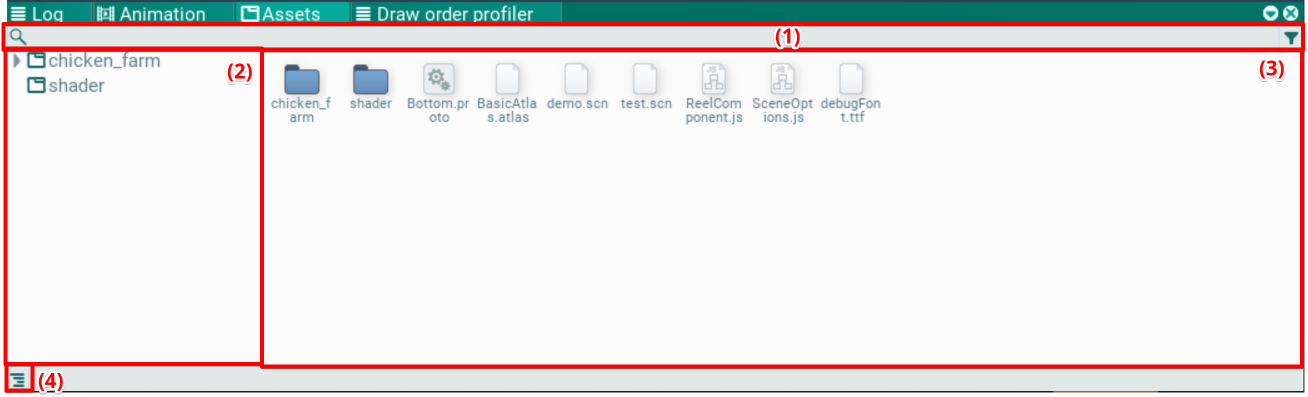
#> input picture Docs/en/Editor/Assets/assets.png, 2615 x 794 px (shown at 1/2 size); its folder holds only this picture in this run
$ python inventory_assets.py --assets ../../../../../Docs/en/Editor/Assets --output out
#> lines starting #> are read from the running program, lines starting #| are printed output that depends on the picture
"""
Inventory sliced UI assets before authoring ui_structure.json.

Outputs:
  - assets_inventory.json: relative paths, sizes, alpha bounds, duplicate
    basenames, Unity sprite borders, and simple usage hints.
  - assets_contact_sheet.png: all thumbnails with labels for visual picking.
  - assets_contact_sheet_usage_*.png: smaller sheets grouped by likely usage.

Usage:
    py -B inventory_assets.py --assets path/to/sprite_dir --output out/assets
"""

from __future__ import annotations

import argparse
import json
import re
import sys
from collections import defaultdict
from pathlib import Path
from typing import Any

from PIL import Image, ImageDraw, ImageFont


IMAGE_EXTS = {".png", ".jpg", ".jpeg"}


def find_font(size: int) -> ImageFont.FreeTypeFont:
    candidates = [
        "C:/Windows/Fonts/arialbd.ttf",
        "C:/Windows/Fonts/arial.ttf",
        "/usr/share/fonts/truetype/dejavu/DejaVuSans-Bold.ttf",
        "/System/Library/Fonts/Helvetica.ttc",
    ]
    for c in candidates:
        if Path(c).exists():
            try:
                return ImageFont.truetype(c, size)
            except Exception:
                continue
    return ImageFont.load_default()


def read_unity_sprite_border(path: Path) -> dict[str, int] | None:
    meta_path = Path(str(path) + ".meta")
    if not meta_path.exists():
        return None
    try:
        text = meta_path.read_text(encoding="utf-8")
    except OSError:
        return None
    match = re.search(
        r"spriteBorder:\s*\{x:\s*([^,]+),\s*y:\s*([^,]+),\s*z:\s*([^,]+),\s*w:\s*([^}]+)\}",
        text,
    )
    if not match:
        return None
    left, bottom, right, top = (int(float(v.strip())) for v in match.groups())
    if left == top == right == bottom == 0:
        return None
    return {"left": left, "top": top, "right": right, "bottom": bottom}


def likely_usage(rel_path: str, border: dict[str, int] | None) -> str:
    name = rel_path.lower()
    if any(k in name for k in ("character", "avatar", "portrait", "profile")):
        return "portrait"
    if any(k in name for k in ("itemicon", "icon_", "icon-", "/icon", "icon ")):
        return "icon"
    if any(k in name for k in ("shadow", "glow", "light", "focus")):
        return "overlay"
    if border or any(k in name for k in (
        "button", "btn", "popup", "panel", "panal", "frame", "bg", "bar",
        "bubble", "border", "slot",
    )):
        return "button_or_panel"
    return "image"


# [6 lines left out: function alpha_bbox, not called in this run]


def alpha_geometry(img: Image.Image) -> dict[str, Any]:
    """Separate texture bounds, faint effects, and the more opaque artwork."""
    alpha = img.convert("RGBA").getchannel("A")
    bounds = alpha.getbbox()
    bbox = list(bounds) if bounds else [0, 0, 0, 0]
    left, top, right, bottom = bbox
    core = alpha.point([0] * 128 + [255] * 128).getbbox()
    return {
        "alpha_bbox": bbox,
        "alpha_size": [right - left, bottom - top],
        "alpha_padding": (
            {"left": left, "top": top, "right": img.width - right,
             "bottom": img.height - bottom} if bounds else None
        ),
        "alpha_core_bbox": list(core) if core else None,
        "alpha_core_threshold": 128,
        "fully_transparent": bounds is None,
    }


def collect_assets(assets_dir: Path) -> dict[str, Any]:
    paths = sorted(
        (p for p in assets_dir.rglob("*")
         if p.is_file() and p.suffix.lower() in IMAGE_EXTS),
        key=lambda p: p.relative_to(assets_dir).as_posix().lower(),
    )
    by_basename: dict[str, list[str]] = defaultdict(list)
    items = []

    for path in paths:
        rel = path.relative_to(assets_dir).as_posix()
        by_basename[path.name.lower()].append(rel)
        try:
            with Image.open(path) as img:
                width, height = img.size
                geometry = alpha_geometry(img)
        except Exception as exc:
            print(f"  [warn] failed to read {rel}: {exc}", file=sys.stderr)
            continue
        border = read_unity_sprite_border(path)
        items.append({
            "path": rel,
            "basename": path.name,
            "width": width,
            "height": height,
            **geometry,
            "has_meta_border": border is not None,
            "spriteBorder": border,
            "likely_usage": likely_usage(rel, border),
        })

    duplicates = {
        basename: rels
        for basename, rels in sorted(by_basename.items())
        if len(rels) > 1
    }
    return {
        "assets_dir": str(assets_dir),
        "total_images": len(items),
        "meta_border_count": sum(1 for item in items if item["has_meta_border"]),
        "duplicate_basenames": duplicates,
        "assets": items,
    }


def fit_text(draw: ImageDraw.ImageDraw, text: str, font: ImageFont.FreeTypeFont,
             max_width: int) -> str:
    if draw.textlength(text, font=font) <= max_width:
        return text
    ellipsis = "..."
    out = text
    while out and draw.textlength(out + ellipsis, font=font) > max_width:
        out = out[1:]
    return ellipsis + out if out else ellipsis


def safe_slug(value: str) -> str:
    slug = re.sub(r"[^a-zA-Z0-9_-]+", "_", value.strip().lower())
    return slug.strip("_") or "group"


def make_contact_sheet(assets_dir: Path, items: list[dict[str, Any]],
                       output_path: Path, thumb_size: int,
                       columns: int) -> None:
    if not items:
        sheet = Image.new("RGB", (640, 160), "white")
        ImageDraw.Draw(sheet).text((20, 20), "No image assets found", fill=(0, 0, 0))
        sheet.save(output_path)
        return

    columns = max(1, columns)
    cell_w = max(220, thumb_size + 80)
    cell_h = thumb_size + 86
    rows = (len(items) + columns - 1) // columns
    sheet = Image.new("RGB", (columns * cell_w, rows * cell_h), (248, 248, 248))
    draw = ImageDraw.Draw(sheet)
    label_font = find_font(13)
    small_font = find_font(11)

    for idx, item in enumerate(items):
        x = (idx % columns) * cell_w
        y = (idx // columns) * cell_h
        draw.rectangle([x, y, x + cell_w - 1, y + cell_h - 1],
                       outline=(215, 215, 215))
        path = assets_dir / item["path"]
        try:
            img = Image.open(path).convert("RGBA")
            img.thumbnail((thumb_size, thumb_size), Image.LANCZOS)
            checker = Image.new("RGBA", img.size, (238, 238, 238, 255))
            tile = 8
            cdraw = ImageDraw.Draw(checker)
            for cy in range(0, img.height, tile):
                for cx in range(0, img.width, tile):
                    if (cx // tile + cy // tile) % 2:
                        cdraw.rectangle([cx, cy, cx + tile - 1, cy + tile - 1],
                                        fill=(220, 220, 220, 255))
            checker.alpha_composite(img)
            px = x + (cell_w - checker.width) // 2
            py = y + 8
            sheet.paste(checker.convert("RGB"), (px, py))
        except Exception as exc:
            draw.text((x + 8, y + 18), f"read failed: {exc}", fill=(150, 0, 0),
                      font=small_font)

        label = fit_text(draw, item["path"], label_font, cell_w - 16)
        detail = f'{item["width"]}x{item["height"]}  {item["likely_usage"]}'
        border = "border" if item["has_meta_border"] else "no-border"
        draw.text((x + 8, y + thumb_size + 14), label, fill=(20, 20, 20),
                  font=label_font)
        draw.text((x + 8, y + thumb_size + 34), detail, fill=(70, 70, 70),
                  font=small_font)
        draw.text((x + 8, y + thumb_size + 52), border, fill=(95, 95, 95),
                  font=small_font)

    output_path.parent.mkdir(parents=True, exist_ok=True)
    sheet.save(output_path)


def group_items(items: list[dict[str, Any]], mode: str) -> dict[str, list[dict[str, Any]]]:
    groups: dict[str, list[dict[str, Any]]] = defaultdict(list)
    for item in items:
        if mode == "usage":
            key = item.get("likely_usage") or "image"
        else:
            parts = item["path"].split("/")
            key = parts[0] if len(parts) > 1 else "root"
        groups[key].append(item)
    return dict(sorted(groups.items(), key=lambda kv: kv[0].lower()))


def write_contact_sheets(assets_dir: Path, inventory: dict[str, Any],
                         out_dir: Path, thumb_size: int, columns: int,
                         split_mode: str) -> list[str]:
    items = inventory["assets"]
    sheet_paths: list[str] = []
    all_sheet = out_dir / "assets_contact_sheet.png"
    make_contact_sheet(assets_dir, items, all_sheet, thumb_size, columns)
    sheet_paths.append(all_sheet.name)

    split_modes = []
    if split_mode in ("usage", "both"):
        split_modes.append("usage")
    if split_mode in ("folder", "both"):
        split_modes.append("folder")

    for mode in split_modes:
        for group_name, group in group_items(items, mode).items():
            if len(group) == len(items):
                continue
            path = out_dir / f"assets_contact_sheet_{mode}_{safe_slug(group_name)}.png"
            make_contact_sheet(assets_dir, group, path, thumb_size, columns)
            sheet_paths.append(path.name)
    return sheet_paths


def main() -> None:
    ap = argparse.ArgumentParser(description=__doc__)
    ap.add_argument("--assets", required=True, help="Directory containing sliced PNG assets")
    ap.add_argument("--output", required=True,
                    help="Output directory for inventory JSON and contact sheet")
    ap.add_argument("--thumb-size", type=int, default=120,
                    help="Maximum thumbnail size in the contact sheet")
    ap.add_argument("--columns", type=int, default=4,
                    help="Contact sheet column count")
    ap.add_argument("--split-sheets", choices=("none", "usage", "folder", "both"),
                    default="usage",
                    help="Generate additional contact sheets by likely usage, "
                         "top-level folder, both, or none")
    ap.add_argument("--verbose", action="store_true",
                    help="Print every generated contact sheet and duplicate "
                         "basename. Default stdout is compact.")
    args = ap.parse_args()

    assets_dir = Path(args.assets)
    out_dir = Path(args.output)
    if not assets_dir.exists():
        print(f"Assets directory not found: {assets_dir}", file=sys.stderr)
        sys.exit(1)

    inventory = collect_assets(assets_dir)
#> in collect_assets, img is the input picture: PIL image 2615x794 RGBA; mean R, G, B, A 232.6, 229, 228.7, 255
#> in alpha_geometry, `bounds = alpha.getbbox()`: bounds = (0, 0, 2615, 794)
#> in alpha_geometry, `bbox = list(bounds) if bounds else [0, 0, 0, 0]`: bbox = [0, 0, 2615, 794]
#> in alpha_geometry, `left, top, right, bottom = bbox`: left = 0; right = 2615; bottom = 794
#> in alpha_geometry, `core = alpha.point([0] * 128 + [255] * 128).getbbox()`: core = (0, 0, 2615, 794)
#> in collect_assets, `geometry = alpha_geometry(img)`: geometry = 6 items
#> inventory = 5 items
    out_dir.mkdir(parents=True, exist_ok=True)
    json_path = out_dir / "assets_inventory.json"
    sheet_paths = write_contact_sheets(
        assets_dir,
        inventory,
        out_dir,
        args.thumb_size,
        args.columns,
        args.split_sheets,
    )
#> in write_contact_sheets, `items = inventory["assets"]`: items = 1 item
#> in make_contact_sheet, `rows = (len(items) + columns - 1) // columns`: rows = 1
#> in make_contact_sheet, `x = (idx % columns) * cell_w`: x = 0
#> in make_contact_sheet, `img.thumbnail((thumb_size, thumb_size), Image.LANCZOS)`:
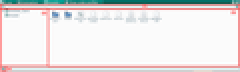
#> img: PIL image 120x36 RGBA (shown 2 times larger); mean R, G, B, A 232.4, 228.8, 228.4, 255
#> in make_contact_sheet, `px = x + (cell_w - checker.width) // 2`: px = 50
#> in make_contact_sheet, `py = y + 8`: py = 8
#> in make_contact_sheet, `sheet.paste(checker.convert("RGB"), (px, py))`:
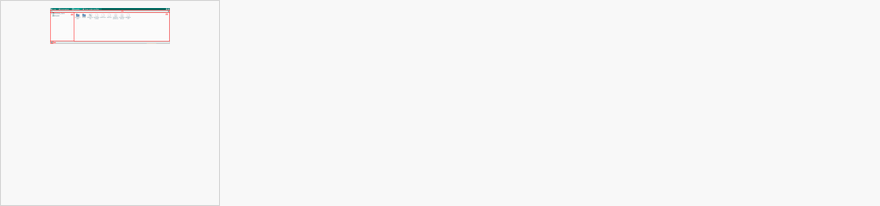
#> sheet: PIL image 880x206 RGB; mean R, G, B 247.5, 247.4, 247.4
#> in make_contact_sheet, `label = fit_text(draw, item["path"], label_font, cell_w - 16)`: label = 'assets.png'
#> in make_contact_sheet, `detail = f'{item["width"]}x{item["height"]}  {item["likely_usage"]}'`: detail = '2615x794  image'
#> in make_contact_sheet, `border = "border" if item["has_meta_border"] else "no-border"`: border = 'no-border'
#> in make_contact_sheet, `sheet.save(output_path)`:
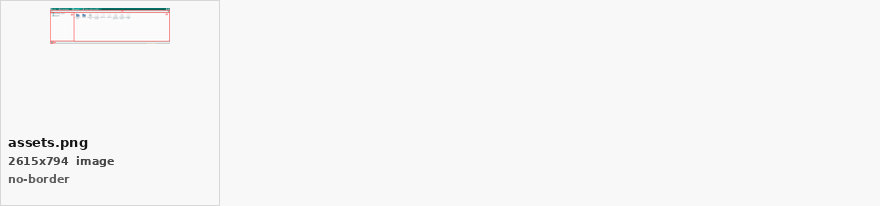
#> saved as assets_contact_sheet.png: PIL image 880x206 RGB; mean R, G, B 246.6, 246.5, 246.5
#> the loop in group_items, `for item in items:` made 1 pass
#> key on pass 1: 'image'
#> sheet_paths = ['assets_contact_sheet.png']
    inventory["contact_sheets"] = sheet_paths
    json_path.write_text(
        json.dumps(inventory, ensure_ascii=False, indent=2) + "\n",
        encoding="utf-8",
    )

    duplicate_count = len(inventory["duplicate_basenames"])
#> duplicate_count = 0
    print(f"Wrote {json_path}")
    print(f"  contact sheets: {len(sheet_paths)} in {out_dir}")
#|   contact sheets: 1 in out
    print(f"  image assets: {inventory['total_images']}")
#|   image assets: 1
    print(f"  Unity sprite borders: {inventory['meta_border_count']}")
#|   Unity sprite borders: 0
    print(f"  duplicate basenames: {duplicate_count}")
#|   duplicate basenames: 0
    if args.verbose:
        for sheet_name in sheet_paths:
            print(f"  sheet: {out_dir / sheet_name}")
    if args.verbose and inventory["duplicate_basenames"]:
        for basename, rels in inventory["duplicate_basenames"].items():
            print(f"  duplicate: {basename}: {', '.join(rels)}")


if __name__ == "__main__":
    main()

$ run again, on Tools/ImageGen/Examples/chest.png
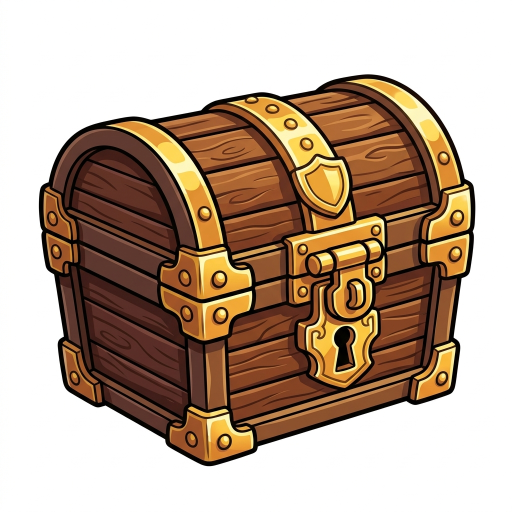
#> input picture Tools/ImageGen/Examples/chest.png, 1024 x 1024 px (shown at 1/2 size)
#> in collect_assets, img is the input picture: PIL image 1024x1024 RGB; mean R, G, B 187.9, 166.6, 148.7
#> alpha: PIL image 1024x1024 L; every value is 255
#> bounds = (0, 0, 1024, 1024)
#> bbox = [0, 0, 1024, 1024]
#> left = 0; right = 1024
#> core = (0, 0, 1024, 1024)
#> geometry = 6 items
#> inventory = 5 items
#> items = 1 item
#> rows = 1
#> x = 0
#> in make_contact_sheet, `img.thumbnail((thumb_size, thumb_size), Image.LANCZOS)`:
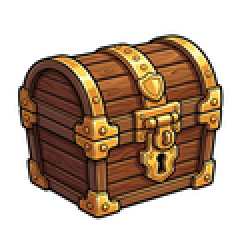
#> img: PIL image 120x120 RGBA (shown 2 times larger); mean R, G, B, A 187.6, 166.5, 148.7, 255
#> px = 50
#> py = 8
#> label = 'chest.png'
#> detail = '1024x1024  image'
#> border = 'no-border'
#> in make_contact_sheet, `sheet.save(output_path)`:
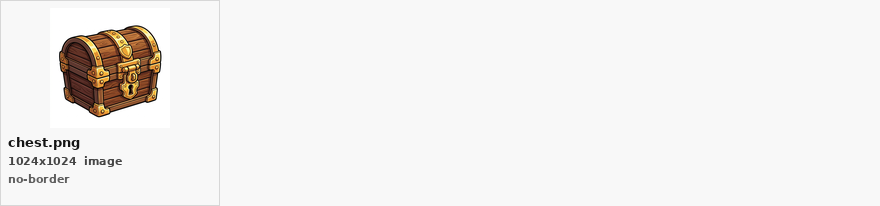
#> saved as assets_contact_sheet.png: PIL image 880x206 RGB; mean R, G, B 242.2, 240.5, 239.1
#> the loop in group_items, `for item in items:` made 1 pass
#> key on pass 1: 'image'
#> sheet_paths = ['assets_contact_sheet.png']
#> duplicate_count = 0
#|   contact sheets: 1 in out
#|   image assets: 1
#|   Unity sprite borders: 0
#|   duplicate basenames: 0

$ run again, on Tools/ImageGen/Examples/chest_gold_open.png
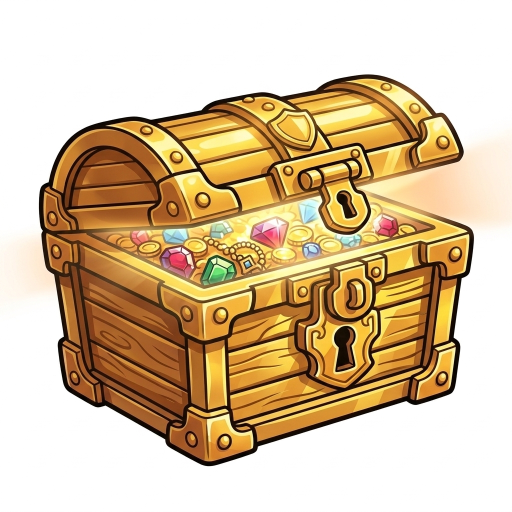
#> input picture Tools/ImageGen/Examples/chest_gold_open.png, 1024 x 1024 px (shown at 1/2 size)
#> in collect_assets, img is the input picture: PIL image 1024x1024 RGB; mean R, G, B 215.3, 192.1, 158.5
#> alpha: PIL image 1024x1024 L; every value is 255
#> bounds = (0, 0, 1024, 1024)
#> bbox = [0, 0, 1024, 1024]
#> left = 0; right = 1024
#> core = (0, 0, 1024, 1024)
#> geometry = 6 items
#> inventory = 5 items
#> items = 1 item
#> rows = 1
#> x = 0
#> in make_contact_sheet, `img.thumbnail((thumb_size, thumb_size), Image.LANCZOS)`:
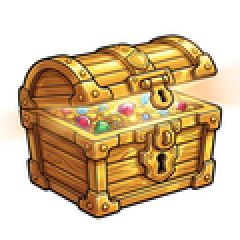
#> img: PIL image 120x120 RGBA (shown 2 times larger); mean R, G, B, A 214.7, 191.9, 158.4, 255
#> px = 50
#> py = 8
#> label = 'chest_gold_open.png'
#> detail = '1024x1024  image'
#> border = 'no-border'
#> in make_contact_sheet, `sheet.save(output_path)`:
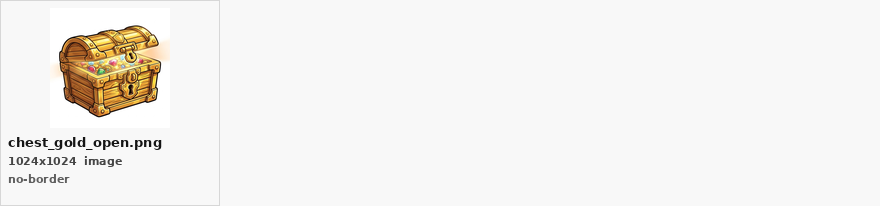
#> saved as assets_contact_sheet.png: PIL image 880x206 RGB; mean R, G, B 244, 242.2, 239.5
#> the loop in group_items, `for item in items:` made 1 pass
#> key on pass 1: 'image'
#> sheet_paths = ['assets_contact_sheet.png']
#> duplicate_count = 0
#|   contact sheets: 1 in out
#|   image assets: 1
#|   Unity sprite borders: 0
#|   duplicate basenames: 0

$ run again, on Docs/en/Editor/Assets/atlas.png
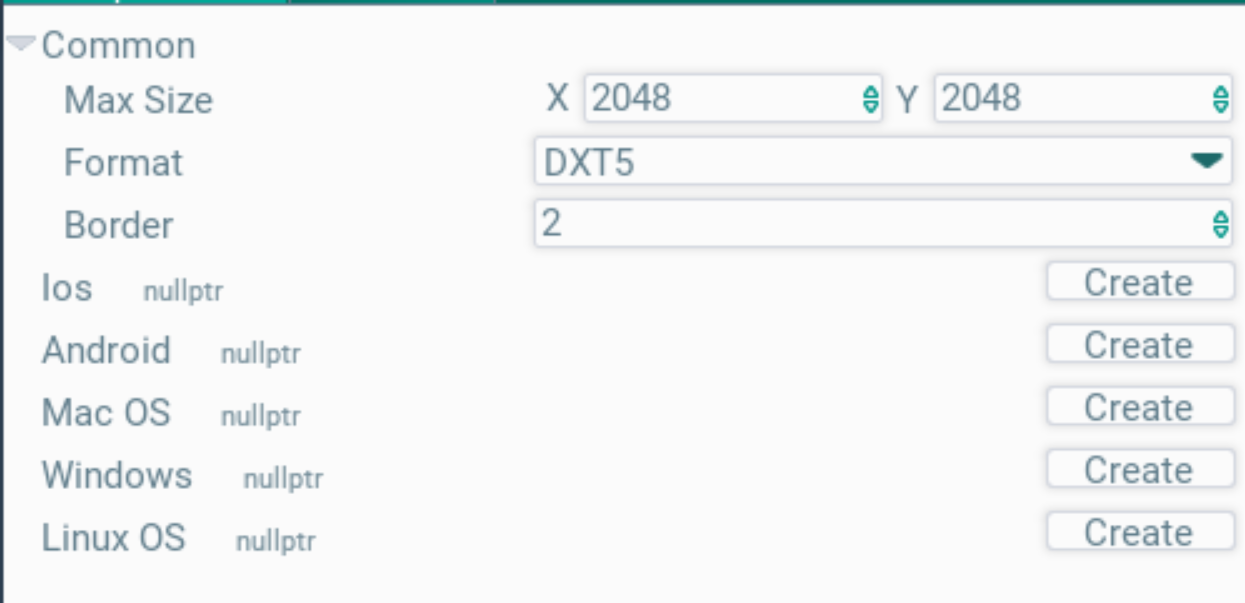
#> input picture Docs/en/Editor/Assets/atlas.png, 1245 x 603 px
#> in collect_assets, img is the input picture: PIL image 1245x603 RGBA; mean R, G, B, A 242.8, 244.6, 245.1, 255
#> alpha: PIL image 1245x603 L; every value is 255
#> bounds = (0, 0, 1245, 603)
#> bbox = [0, 0, 1245, 603]
#> left = 0; right = 1245; bottom = 603
#> core = (0, 0, 1245, 603)
#> geometry = 6 items
#> inventory = 5 items
#> items = 1 item
#> rows = 1
#> x = 0
#> img: PIL image 120x58 RGBA
#> px = 50
#> py = 8
#> in make_contact_sheet, `sheet.paste(checker.convert("RGB"), (px, py))`:
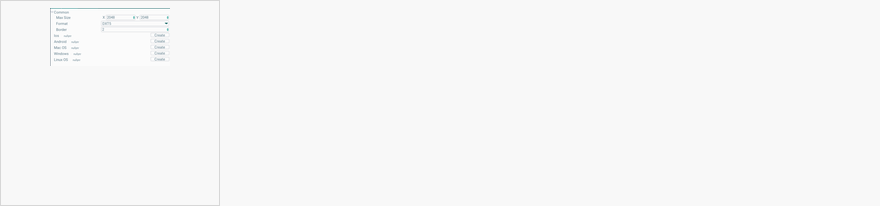
#> sheet: PIL image 880x206 RGB; mean R, G, B 247.7, 247.7, 247.7
#> label = 'atlas.png'
#> detail = '1245x603  image'
#> border = 'no-border'
#> in make_contact_sheet, `sheet.save(output_path)`:
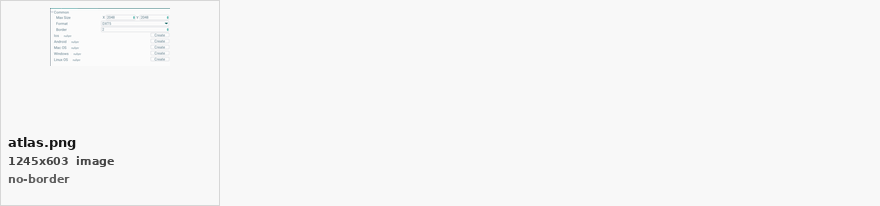
#> saved as assets_contact_sheet.png: PIL image 880x206 RGB; mean R, G, B 246.8, 246.9, 246.9
#> the loop in group_items, `for item in items:` made 1 pass
#> key on pass 1: 'image'
#> sheet_paths = ['assets_contact_sheet.png']
#> duplicate_count = 0
#|   contact sheets: 1 in out
#|   image assets: 1
#|   Unity sprite borders: 0
#|   duplicate basenames: 0
